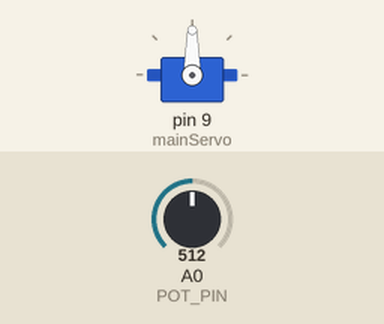
A sketch run on a simulated Arduino Uno, built with avr-gcc and run on an emulated ATmega328P. Shown: servo. The inputs (shaded band) are chosen by the test bench; at power-on: A0 (POT_PIN) = 512.

Above: at 1.2 s.
1.3 s: A0 (POT_PIN) set to 716
At 2.5 s:
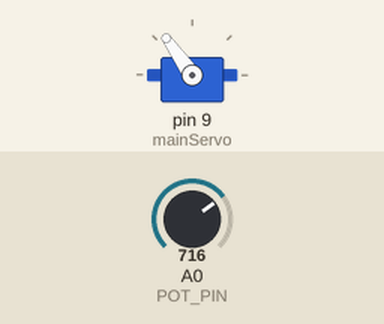
2.8 s: A0 (POT_PIN) set to 900
At 4.0 s:
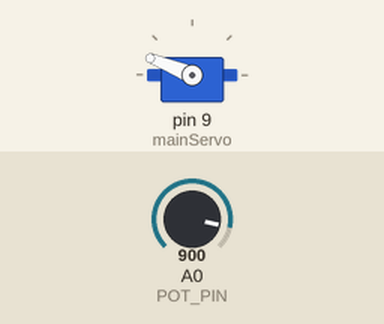
4.3 s: A0 (POT_PIN) set to 1023
At 5.2 s:
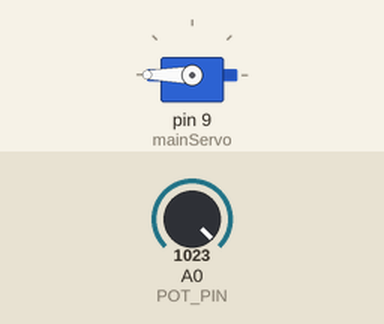
5.8 s: A0 (POT_PIN) set to 306
At 6.5 s:
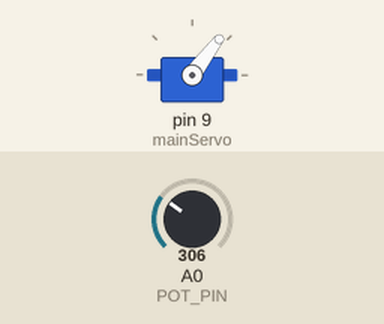
7.3 s: A0 (POT_PIN) set to 170
At 7.7 s:
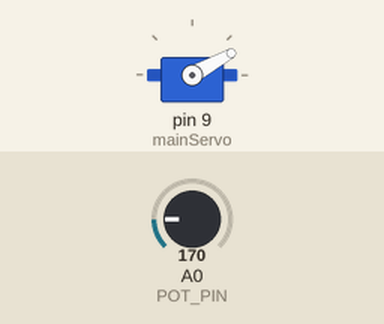
Timing chart, 0 to 9.8 s (numbered marks = the images above; inputs shaded):
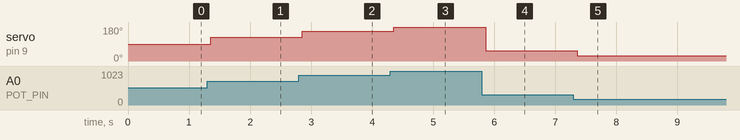

The sketch:

oppgave6_innlev5.ino
```cpp
/*Innlevring 5 oppgave 6
 * Rediger knob eksempel kode.
 *
 */
#include <Servo.h>

Servo mainServo;  // create servo object to control a servo

const int POT_PIN = 0;  // analog pin used to connect the potentiometer
int servoPos;    // variable to read the value from the analog pin

void setup()
{
  mainServo.attach(9);  // attaches the servo on pin 9 to the servo object
}

void loop()
{
getServoPos();
setServoPos();
}

void setServoPos() //Setter hvilken vinkel servoen skal settes i, constrain holder servoen mellom 0-180 grader.
  {
    servoPos = constrain(servoPos, 0,180);
    mainServo.write(servoPos);
    if (servoPos >= 180) //ifølge oppgave skal servoen flyttes til 0 om vinkelen er <0 og 180 >180.
  {
    mainServo.write(180);
  }
  if (servoPos <= 0)
  {
    mainServo.write(0);
  }
    delay(150); //Delay brukes til å gi servoen tid til å komme til posisjon.
  }
float getServoPos() //Leser analog input fra potensiometer, map gjør signalene fra 0-1023 til grader for servoen.
{
  servoPos = analogRead(POT_PIN);
  servoPos = map(servoPos, 0, 1023, 0, 180);

}
```

Measured:
- after the input at 1.3 s, servo on pin 9 (mainServo): 90° → 125° after 0.05 s
- after the input at 2.8 s, servo on pin 9 (mainServo): 125° → 158° after 0.06 s
- after the input at 4.3 s, servo on pin 9 (mainServo): 158° → 180° after 0.06 s
- after the input at 5.8 s, servo on pin 9 (mainServo): 180° → 53° after 0.06 s
- after the input at 7.3 s, servo on pin 9 (mainServo): 53° → 29° after 0.06 s
